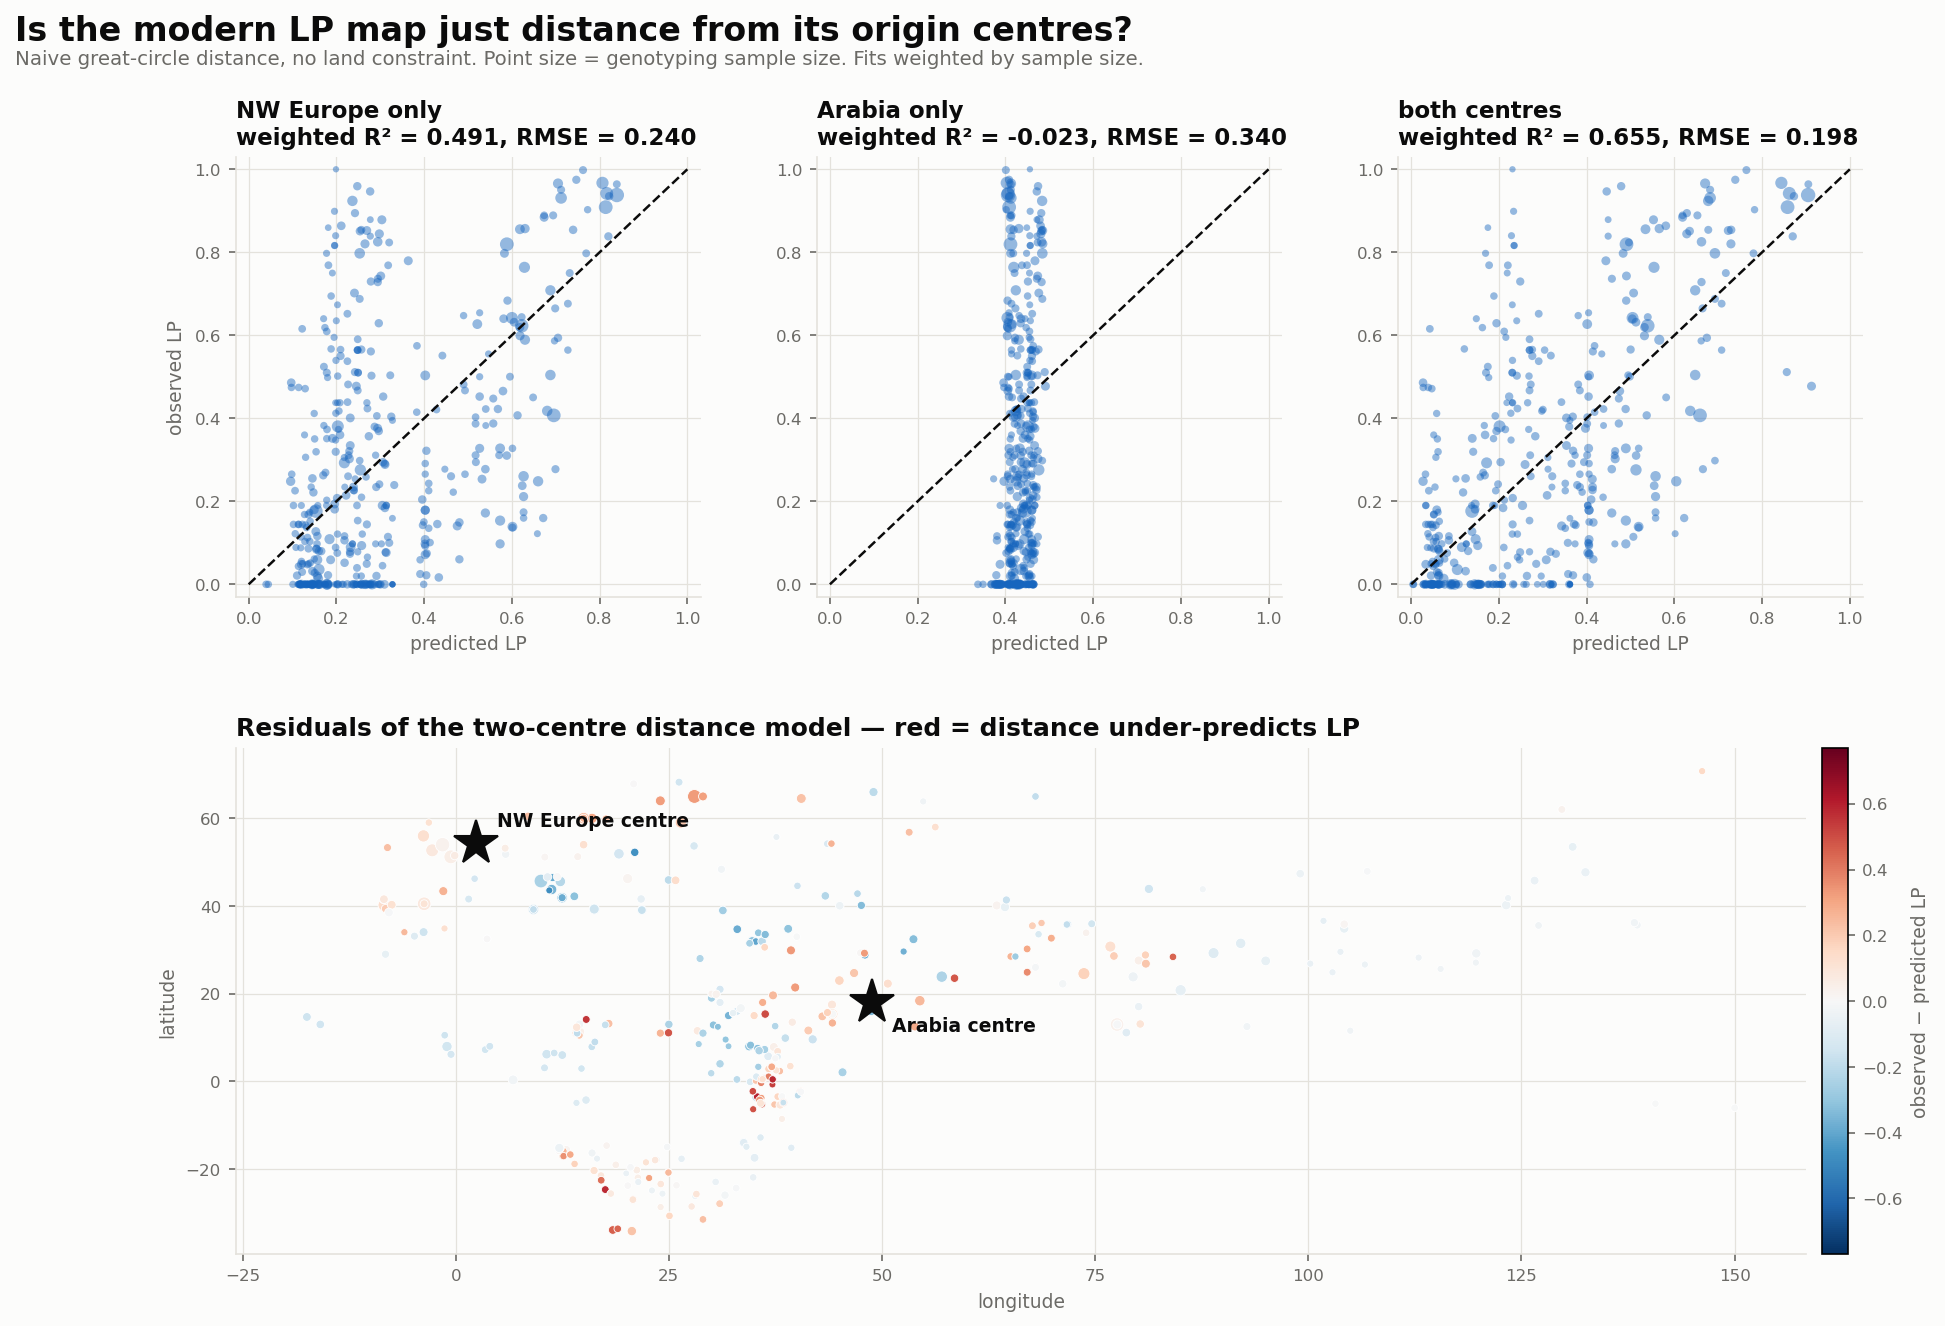

Recreate this plot in Python.
"""
Null model: is the modern LP map just distance from one or two origin centres?

Three fits, all naive great-circle distance (no land constraint, no sea crossings,
no tuning) against 434 Old World populations from the GLAD database:

  1. Northwest Europe alone as centre
  2. Arabia alone as centre
  3. Both, combined as P(at least one source contributes)

The point is NOT to fit well. It is to see WHERE distance fails, because a tuned
connectivity model on a single continental gradient has more free choices than the
data can support. The residual map is the output; R^2 is a footnote.

Decay form per centre:   p(d) = pmax * exp(-d / lambda)
Two centres combined:    p = 1 - (1 - p_eur)(1 - p_arab)

Fits are weighted by genotyping sample size, so a Maasai estimate from n=1 does not
carry the same weight as 1,168 genotyped English.

Run:  python3 lactase-persistence/distance_interpolation.py
"""

import csv
import os
import sys

import matplotlib
import numpy as np

if not os.environ.get("DISPLAY") and sys.platform != "win32":
    matplotlib.use("Agg")
import matplotlib.pyplot as plt
from scipy.optimize import curve_fit

HERE = os.path.dirname(os.path.abspath(__file__))
CSV_PATH = os.path.join(HERE, "data", "LP_genotype_frequencies_2017.csv")
OUT_PNG = os.path.join(HERE, "distance_interpolation.png")

INK, MUTED, SURFACE, GRID = "#0b0b0b", "#6b6a66", "#fcfcfb", "#e4e2dc"
COOL, WARM, ACCENT = "#1665be", "#b4451f", "#8a4fbd"
R_EARTH = 6371.0

# columns 6..10 in the GLAD sheet
EUR_ALLELE, ME_ALLELE = 9, 8
CENTRE_BAR = 0.85          # LP phenotype defining a "core" population
CENTRE_N_BAR = 25          # and it must be decently genotyped


def haversine(lat1, lon1, lat2, lon2):
    p1, p2 = np.radians(lat1), np.radians(lat2)
    dp = np.radians(lat2 - lat1)
    dl = np.radians(lon2 - lon1)
    a = np.sin(dp / 2) ** 2 + np.cos(p1) * np.cos(p2) * np.sin(dl / 2) ** 2
    return 2 * R_EARTH * np.arcsin(np.sqrt(a))


def load():
    rows = []
    with open(CSV_PATH, encoding="utf-8-sig", newline="") as fh:
        for i, rec in enumerate(csv.reader(fh)):
            if i < 3 or len(rec) < 13:
                continue
            try:
                lon, lat = float(rec[3]), float(rec[4])
                chroms = int(float(rec[5]))
                pheno = float(rec[12])
            except (ValueError, TypeError):
                continue
            if not (-180 <= lon <= 180 and -90 <= lat <= 90):
                continue

            def num(j):
                try:
                    return float(rec[j])
                except (ValueError, TypeError):
                    return 0.0

            rows.append({
                "cont": rec[0].strip(), "country": rec[1].strip(), "pop": rec[2].strip(),
                "lat": lat, "lon": lon, "n": max(chroms // 2, 1),
                "pheno": min(max(pheno, 0.0), 1.0),
                "eur": num(EUR_ALLELE), "me": num(ME_ALLELE),
            })
    return rows


def centroid(rows, predicate):
    sel = [r for r in rows if predicate(r)]
    if not sel:
        raise ValueError("no populations matched centre definition")
    w = np.array([r["n"] for r in sel], dtype=float)
    lat = np.average([r["lat"] for r in sel], weights=w)
    lon = np.average([r["lon"] for r in sel], weights=w)
    return lat, lon, sel


def decay(d, pmax, lam):
    return pmax * np.exp(-d / lam)


def fit_one(dist, obs, w):
    popt, _ = curve_fit(decay, dist, obs, p0=[0.9, 3000.0], sigma=1.0 / np.sqrt(w),
                        bounds=([0.0, 100.0], [1.0, 30000.0]), maxfev=40000)
    return popt


def fit_two(d_eur, d_me, obs, w):
    def model(_x, pm1, l1, pm2, l2):
        return 1.0 - (1.0 - decay(d_eur, pm1, l1)) * (1.0 - decay(d_me, pm2, l2))
    popt, _ = curve_fit(model, np.zeros_like(obs), obs, p0=[0.9, 3000.0, 0.9, 2000.0],
                        sigma=1.0 / np.sqrt(w),
                        bounds=([0, 100, 0, 100], [1, 30000, 1, 30000]), maxfev=60000)
    return popt


def stats(obs, pred, w, k):
    resid = obs - pred
    ss_res = np.sum(w * resid ** 2)
    ss_tot = np.sum(w * (obs - np.average(obs, weights=w)) ** 2)
    r2 = 1 - ss_res / ss_tot
    rmse = np.sqrt(np.average(resid ** 2, weights=w))
    n = len(obs)
    aic = n * np.log(np.sum(resid ** 2) / n) + 2 * k
    return r2, rmse, aic


def main():
    rows = load()
    print(f"{len(rows)} georeferenced populations\n")

    eur_lat, eur_lon, eur_core = centroid(
        rows, lambda r: r["cont"] == "Europe" and r["pheno"] >= CENTRE_BAR
        and r["n"] >= CENTRE_N_BAR and r["eur"] >= r["me"])
    me_lat, me_lon, me_core = centroid(
        rows, lambda r: r["pheno"] >= CENTRE_BAR and r["n"] >= CENTRE_N_BAR
        and r["me"] > r["eur"])

    print(f"NW Europe centre: {eur_lat:.2f} N, {eur_lon:.2f} E  "
          f"(from {len(eur_core)} core populations)")
    print(f"   {', '.join(sorted({r['country'] for r in eur_core}))}")
    print(f"Arabia centre:    {me_lat:.2f} N, {me_lon:.2f} E  "
          f"(from {len(me_core)} core populations)")
    print(f"   {', '.join(sorted({r['country'] for r in me_core}))}\n")

    lat = np.array([r["lat"] for r in rows])
    lon = np.array([r["lon"] for r in rows])
    obs = np.array([r["pheno"] for r in rows])
    w = np.array([r["n"] for r in rows], dtype=float)

    d_eur = haversine(lat, lon, eur_lat, eur_lon)
    d_me = haversine(lat, lon, me_lat, me_lon)

    p1 = fit_one(d_eur, obs, w)
    pred1 = decay(d_eur, *p1)
    p2 = fit_one(d_me, obs, w)
    pred2 = decay(d_me, *p2)
    p3 = fit_two(d_eur, d_me, obs, w)
    pred3 = 1.0 - (1.0 - decay(d_eur, p3[0], p3[1])) * (1.0 - decay(d_me, p3[2], p3[3]))

    models = [
        ("NW Europe only", pred1, 2, f"pmax={p1[0]:.2f}, lambda={p1[1]:,.0f} km"),
        ("Arabia only", pred2, 2, f"pmax={p2[0]:.2f}, lambda={p2[1]:,.0f} km"),
        ("both centres", pred3, 4,
         f"Eur pmax={p3[0]:.2f}/lambda={p3[1]:,.0f} km; "
         f"Arab pmax={p3[2]:.2f}/lambda={p3[3]:,.0f} km"),
    ]

    print(f"{'model':<18}{'wR2':>8}{'RMSE':>9}{'AIC':>10}   parameters")
    print("-" * 96)
    for name, pred, k, desc in models:
        r2, rmse, aic = stats(obs, pred, w, k)
        print(f"{name:<18}{r2:>8.3f}{rmse:>9.3f}{aic:>10.1f}   {desc}")

    # ---- residuals of the two-centre model
    resid = obs - pred3
    order = np.argsort(resid)
    print("\n=== where distance MOST UNDER-predicts LP (observed >> predicted) ===")
    print(f"{'population':<30}{'country':<18}{'n':>5}{'obs':>7}{'pred':>7}{'resid':>8}")
    shown = 0
    for i in order[::-1]:
        if rows[i]["n"] < 25:
            continue
        print(f"{rows[i]['pop'][:29]:<30}{rows[i]['country'][:17]:<18}{rows[i]['n']:>5}"
              f"{obs[i]:>7.2f}{pred3[i]:>7.2f}{resid[i]:>+8.2f}")
        shown += 1
        if shown >= 10:
            break

    print("\n=== where distance MOST OVER-predicts LP (observed << predicted) ===")
    print(f"{'population':<30}{'country':<18}{'n':>5}{'obs':>7}{'pred':>7}{'resid':>8}")
    shown = 0
    for i in order:
        if rows[i]["n"] < 25:
            continue
        print(f"{rows[i]['pop'][:29]:<30}{rows[i]['country'][:17]:<18}{rows[i]['n']:>5}"
              f"{obs[i]:>7.2f}{pred3[i]:>7.2f}{resid[i]:>+8.2f}")
        shown += 1
        if shown >= 10:
            break

    # ---------------------------------------------------------------- figure
    fig = plt.figure(figsize=(14, 9.5))
    fig.patch.set_facecolor(SURFACE)
    gs = fig.add_gridspec(2, 3, height_ratios=[1, 1.15], hspace=0.32, wspace=0.25)

    sizes = 8 + 40 * np.sqrt(w / w.max())
    for col, (name, pred, k, _desc) in enumerate(models):
        ax = fig.add_subplot(gs[0, col])
        r2, rmse, _ = stats(obs, pred, w, k)
        ax.scatter(pred, obs, s=sizes, c=COOL, alpha=0.45, edgecolors="none")
        ax.plot([0, 1], [0, 1], color=INK, lw=1.2, ls="--")
        ax.set_title(f"{name}\nweighted R² = {r2:.3f}, RMSE = {rmse:.3f}",
                     loc="left", fontsize=11, color=INK, fontweight="bold")
        ax.set_xlabel("predicted LP", fontsize=9, color=MUTED)
        if col == 0:
            ax.set_ylabel("observed LP", fontsize=9, color=MUTED)
        ax.set_xlim(-0.03, 1.03)
        ax.set_ylim(-0.03, 1.03)
        ax.set_facecolor(SURFACE)
        ax.grid(True, color=GRID, lw=0.6)
        ax.set_axisbelow(True)
        for sp in ("top", "right"):
            ax.spines[sp].set_visible(False)
        for sp in ("left", "bottom"):
            ax.spines[sp].set_color(GRID)
        ax.tick_params(colors=MUTED, labelsize=8)

    ax = fig.add_subplot(gs[1, :])
    lim = np.abs(resid).max()
    sc = ax.scatter(lon, lat, c=resid, cmap="RdBu_r", vmin=-lim, vmax=lim,
                    s=sizes, edgecolors="#ffffff", linewidths=0.4)
    ax.plot(eur_lon, eur_lat, marker="*", ms=22, color=INK, zorder=5)
    ax.plot(me_lon, me_lat, marker="*", ms=22, color=INK, zorder=5)
    ax.annotate("NW Europe centre", (eur_lon, eur_lat), textcoords="offset points",
                xytext=(10, 8), fontsize=9, color=INK, fontweight="bold")
    ax.annotate("Arabia centre", (me_lon, me_lat), textcoords="offset points",
                xytext=(10, -14), fontsize=9, color=INK, fontweight="bold")
    cb = fig.colorbar(sc, ax=ax, fraction=0.025, pad=0.01)
    cb.set_label("observed − predicted LP", fontsize=9, color=MUTED)
    cb.ax.tick_params(colors=MUTED, labelsize=8)
    ax.set_title("Residuals of the two-centre distance model — red = distance under-predicts LP",
                 loc="left", fontsize=12, color=INK, fontweight="bold")
    ax.set_xlabel("longitude", fontsize=9, color=MUTED)
    ax.set_ylabel("latitude", fontsize=9, color=MUTED)
    ax.set_facecolor(SURFACE)
    ax.grid(True, color=GRID, lw=0.6)
    ax.set_axisbelow(True)
    for sp in ("top", "right"):
        ax.spines[sp].set_visible(False)
    for sp in ("left", "bottom"):
        ax.spines[sp].set_color(GRID)
    ax.tick_params(colors=MUTED, labelsize=8)

    fig.suptitle("Is the modern LP map just distance from its origin centres?",
                 fontsize=16, color=INK, fontweight="bold", x=0.02, ha="left", y=0.98)
    fig.text(0.02, 0.945, "Naive great-circle distance, no land constraint. "
             "Point size = genotyping sample size. Fits weighted by sample size.",
             fontsize=9.5, color=MUTED, ha="left")
    fig.savefig(OUT_PNG, dpi=150, facecolor=SURFACE, bbox_inches="tight")
    print(f"\nwrote {OUT_PNG}")


if __name__ == "__main__":
    main()
